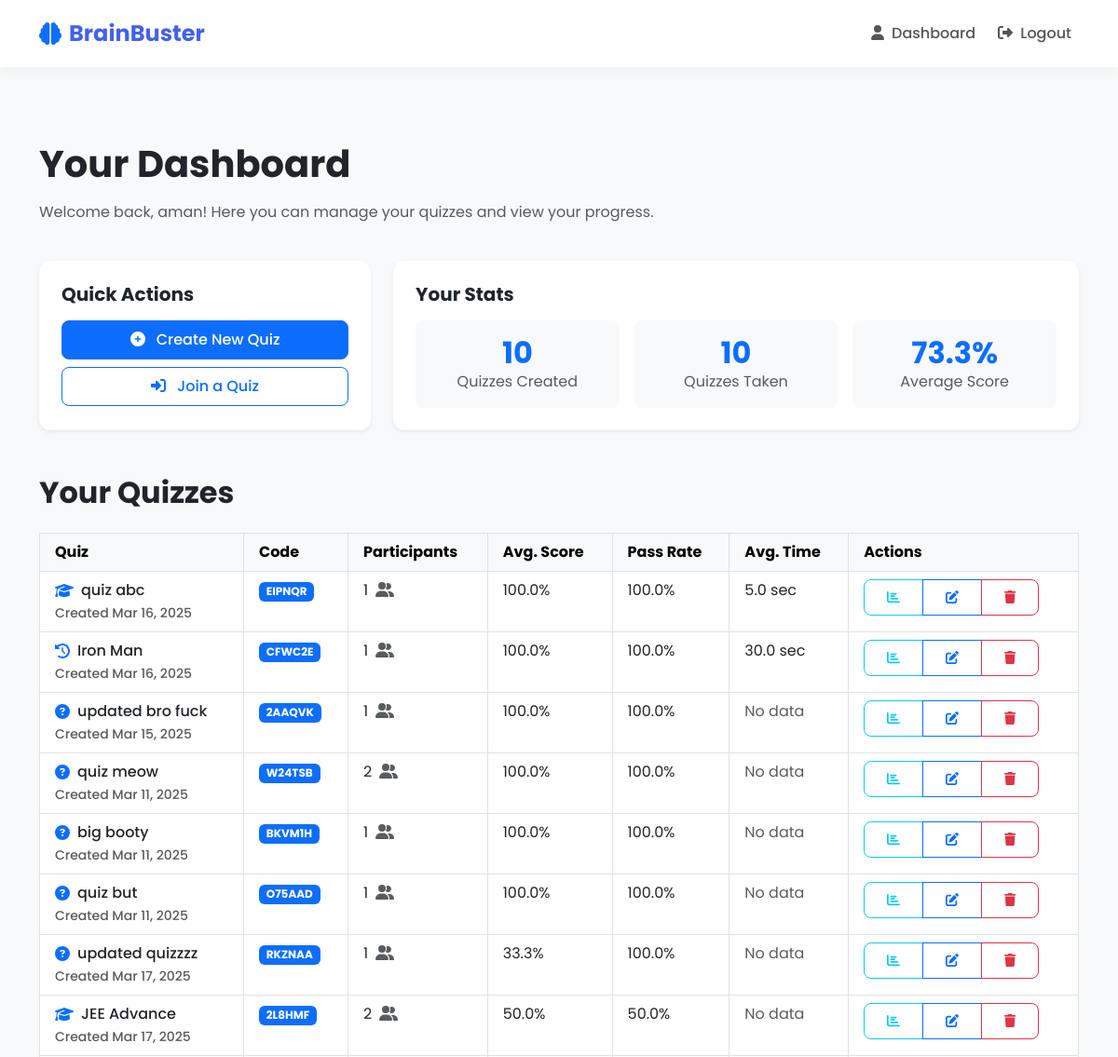
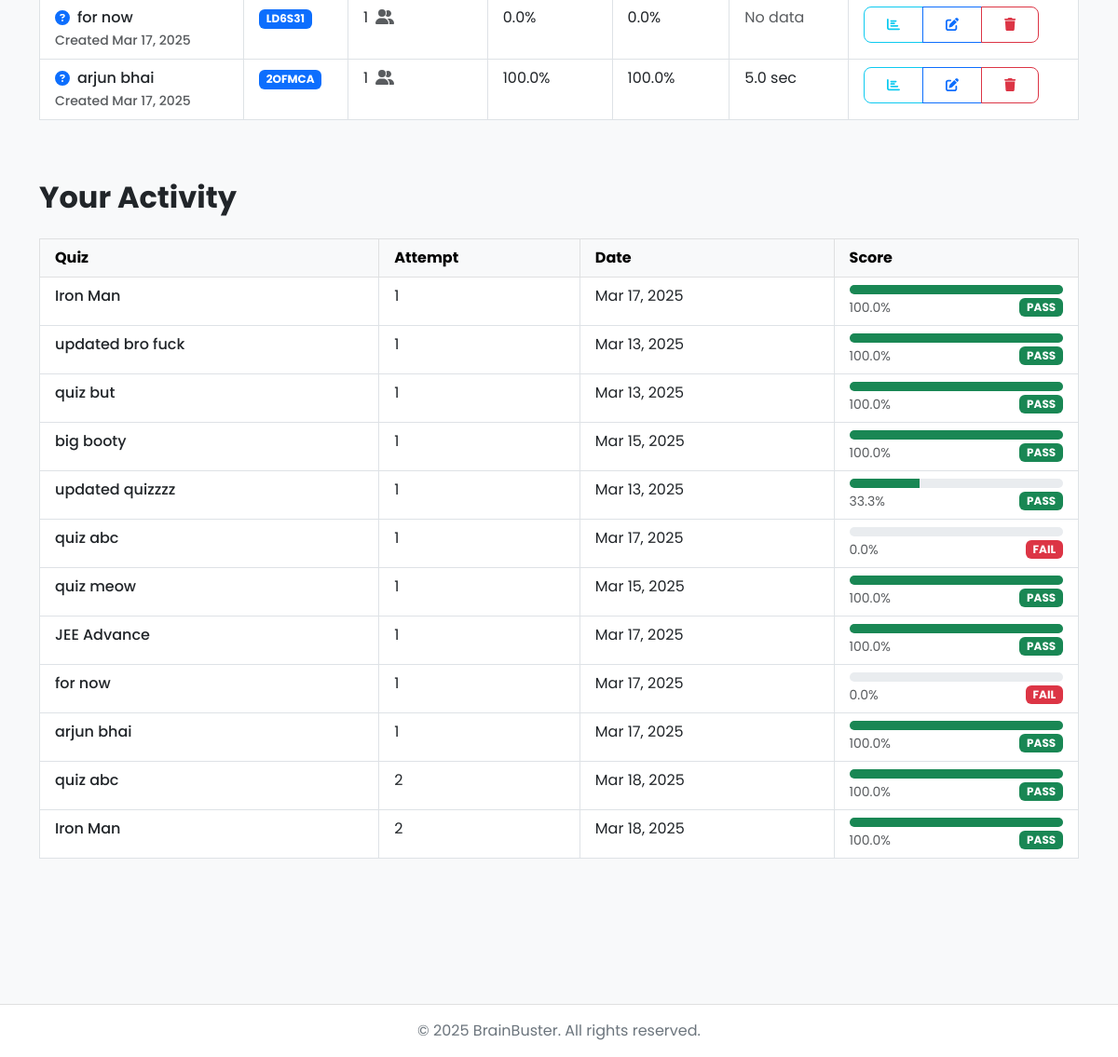
The page /quizzes/ (signed in) on the database as committed earlier (2 pictures, top to bottom).
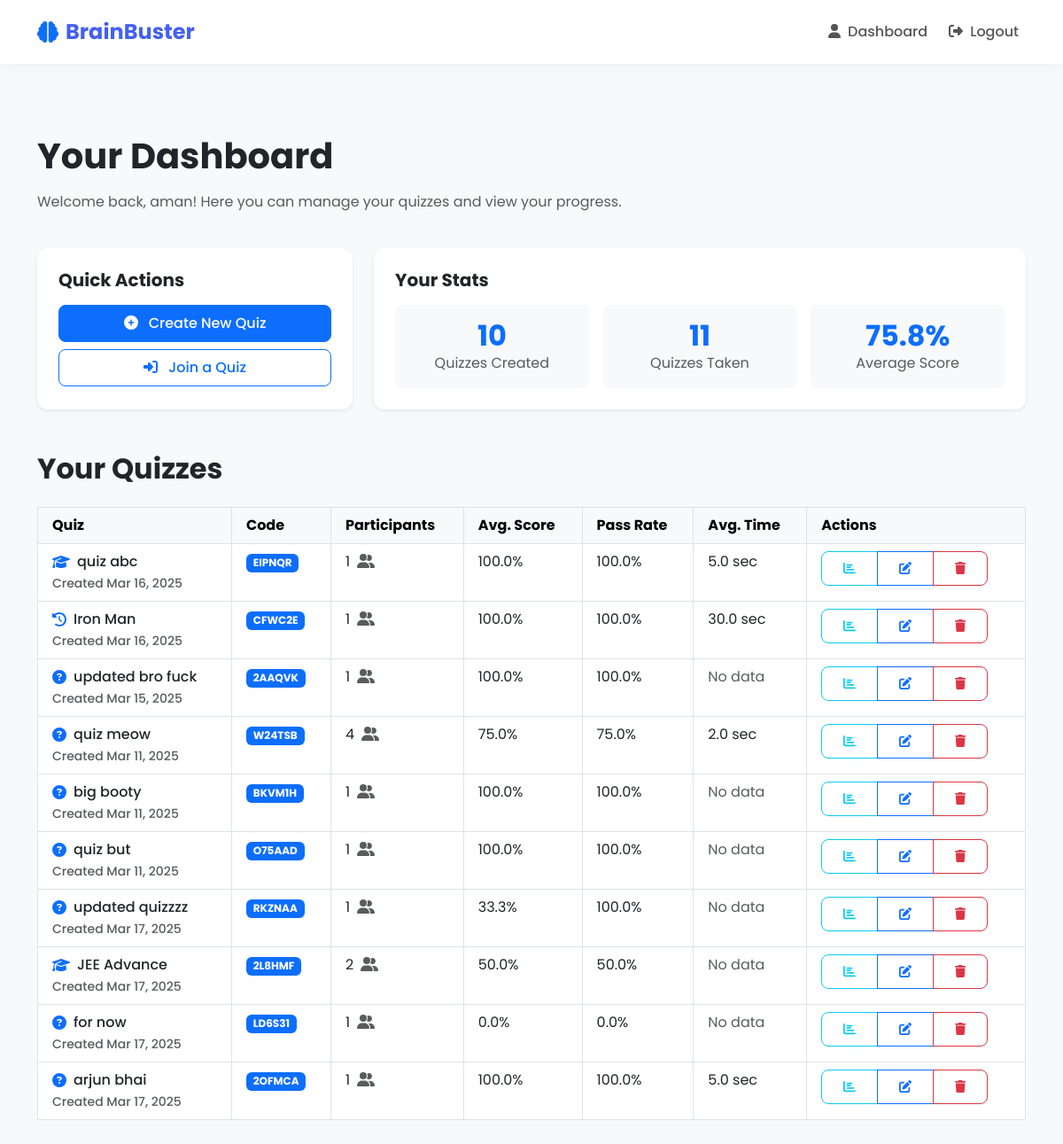
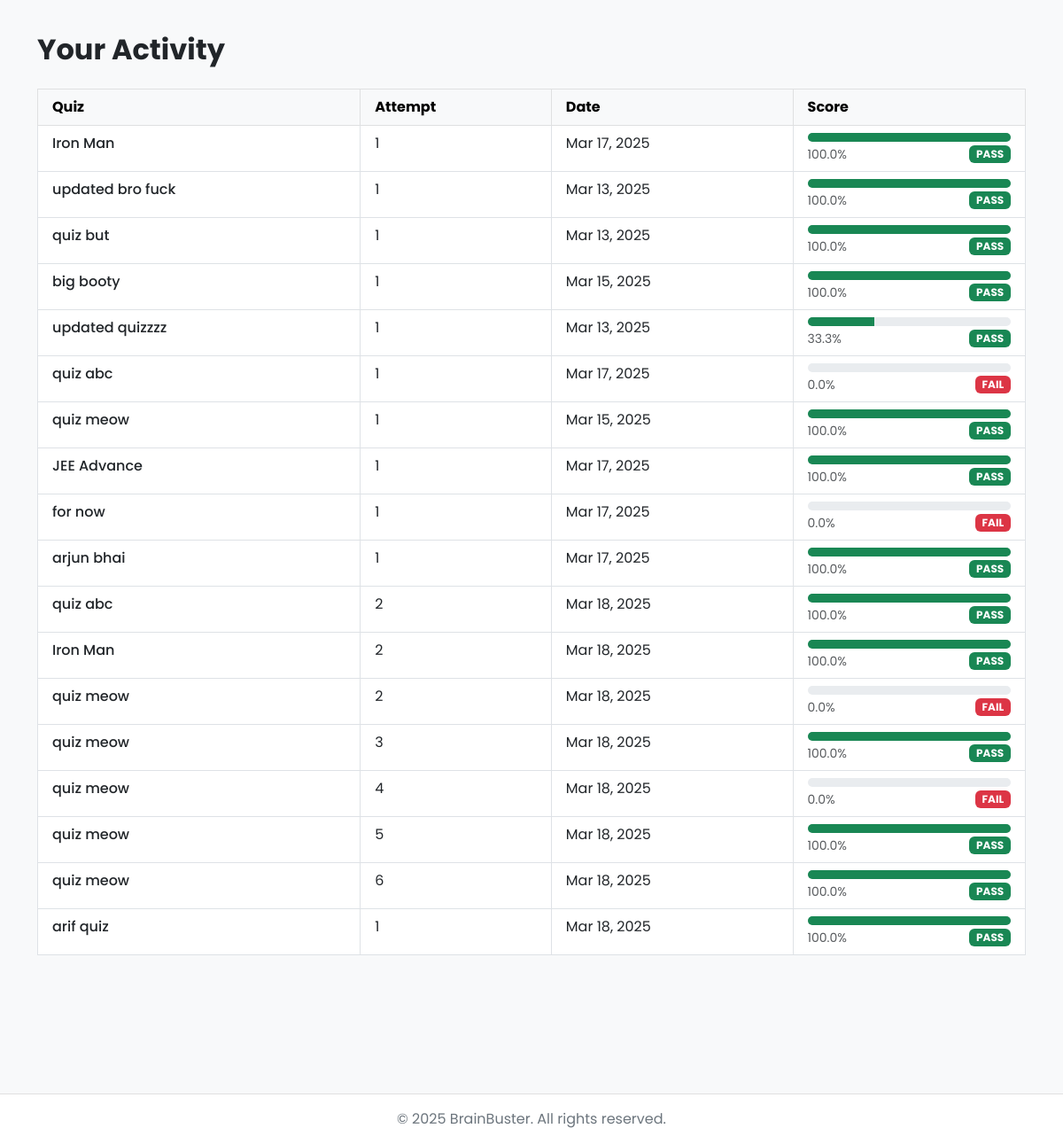
The same page on the database as committed later (2 pictures, top to bottom).
### quizzes/models.py (models this page shows, shortened)
class Quiz(models.Model):
    title = models.CharField(max_length=255)
    description = models.TextField(blank=True, null=True)
    icon = models.CharField(max_length=50, default="question-circle")
    code = models.CharField(max_length=10, unique=True, default=generate_unique_code)
    created_by = models.ForeignKey(User, on_delete=models.CASCADE, related_name='quizzes')
    created_at = models.DateTimeField(auto_now=True)
    time_limit_per_question = models.IntegerField(help_text="Time limit in seconds", default=30)
    minimum_score_percentage = models.IntegerField(help_text="Minimum score required to pass (%)", default=60)

class Participation(models.Model):
    user = models.ForeignKey(User, on_delete=models.CASCADE, related_name='participations')
    quiz = models.ForeignKey(Quiz, on_delete=models.CASCADE, related_name='participations')
    score = models.FloatField(default=0.0)
    submitted_at = models.DateTimeField(auto_now=True)
    total_time_taken = models.IntegerField(default=0, help_text="Total time taken for the quiz in seconds")
    attempt_number = models.IntegerField(default=1, help_text="The attempt number for this user on this quiz")

### quizzes/views.py (the view)
# urls.py: path('', views.dashboard, name='quiz_dashboard'),
@login_required
def dashboard(request):
    created_quizzes = Quiz.objects.filter(created_by=request.user)
    all_participated_quizzes = request.user.participations.all().select_related('quiz')
    unique_quizzes = {}
    for participation in all_participated_quizzes:
        quiz_id = participation.quiz.id
        if quiz_id not in unique_quizzes:
            unique_quizzes[quiz_id] = participation
    participated_quizzes = list(unique_quizzes.values())
    total_score = sum(p.score for p in participated_quizzes if p.score is not None)
    total_quizzes = len(participated_quizzes)
    average_score = round(total_score / total_quizzes, 1) if total_quizzes > 0 else 0
    for quiz in created_quizzes:
        all_participations = list(quiz.participations.all().select_related('user').order_by('user__id', '-submitted_at'))
        unique_users = {}
        for participation in all_participations:
            user_id = participation.user.id
            if user_id not in unique_users:
                unique_users[user_id] = participation
        participations = list(unique_users.values())
        quiz.total_participants = len(participations)
        if quiz.total_participants > 0:
            quiz.avg_score = round(sum(p.score for p in participations) / quiz.total_participants, 1)
            passing_participants = sum(1 for p in participations if p.score >= quiz.minimum_score_percentage)
            quiz.pass_rate = round((passing_participants / quiz.total_participants) * 100, 1)
            total_time = sum(p.total_time_taken for p in participations if p.total_time_taken is not None)
            quiz.avg_time = round(total_time / quiz.total_participants, 1)
        else:
            quiz.avg_score = 0
            quiz.pass_rate = 0
            quiz.avg_time = 0
    return render(request, 'quizzes/dashboard.html', {
        'created_quizzes': created_quizzes,
        'participated_quizzes': participated_quizzes,
        'average_score': average_score,
        'total_quizzes': total_quizzes,
    })

### templates/quizzes/dashboard.html (shortened to what this page needs)
{% extends 'base.html' %}
{% block content %}
<div class="container py-5">
    <div class="row mb-4">
        <div class="col-12">
            <h1 class="fw-bold mb-3">Your Dashboard</h1>
            <p class="text-muted">Welcome back, {{ user.username }}! Here you can manage your quizzes and view your progress.</p>
        </div>
    </div>
    <div class="row g-4">
        <div class="col-md-4">
            <div class="card h-100 shadow-sm border-0">
                <div class="card-body p-4">
                    <h5 class="card-title fw-bold mb-3">Quick Actions</h5>
                    <div class="d-grid gap-2">
                        <a href="{% url 'create_quiz' %}" class="btn btn-primary">
                            <i class="fas fa-plus-circle me-2"></i> Create New Quiz
                        </a>
                        <a href="{% url 'join_quiz' %}" class="btn btn-outline-primary">
                            <i class="fas fa-sign-in-alt me-2"></i> Join a Quiz
                        </a>
                    </div>
                </div>
            </div>
        </div>
        <div class="col-md-8">
            <div class="card h-100 shadow-sm border-0">
                <div class="card-body p-4">
                    <h5 class="card-title fw-bold mb-3">Your Stats</h5>
                    <div class="row g-3 text-center">
                        <div class="col-4">
                            <div class="p-3 bg-light rounded-3">
                                <h2 class="text-primary fw-bold mb-0">{{ created_quizzes.count }}</h2>
                                <p class="text-muted mb-0">Quizzes Created</p>
                            </div>
                        </div>
                        <div class="col-4">
                            <div class="p-3 bg-light rounded-3">
                                <h2 class="text-primary fw-bold mb-0">{{ total_quizzes }}</h2>
                                <p class="text-muted mb-0">Quizzes Taken</p>
                            </div>
                        </div>
                        <div class="col-4">
                            <div class="p-3 bg-light rounded-3">
                                <h2 class="text-primary fw-bold mb-0">{{ average_score|floatformat:1 }}%</h2>
                                <p class="text-muted mb-0">Average Score</p>
                            </div>
                        </div>
                    </div>
                </div>
            </div>
        </div>
    </div>
    <div class="row mt-5">
        <div class="col-12">
            <h2 class="fw-bold mb-4">Your Quizzes</h2>
            {% if created_quizzes %}
                <div class="table-responsive">
                    <table class="table table-hover table-bordered">
                        <thead class="table-light">
                            <tr>
                                <th class="border-bottom px-3 py-2">Quiz</th>
                                <th class="border-bottom px-3 py-2">Code</th>
                                <th class="border-bottom px-3 py-2">Participants</th>
                                <th class="border-bottom px-3 py-2">Avg. Score</th>
                                <th class="border-bottom px-3 py-2">Pass Rate</th>
                                <th class="border-bottom px-3 py-2">Avg. Time</th>
                                <th class="border-bottom px-3 py-2">Actions</th>
                            </tr>
                        </thead>
                        <tbody>
                            {% for quiz in created_quizzes %}
                            <tr>
                                <td class="fw-medium border-bottom px-3 py-2">
                                    <div class="d-flex align-items-center">
                                        <i class="fas fa-{{ quiz.icon|default:'question-circle' }} text-primary me-2"></i>
                                        {{ quiz.title }}
                                    </div>
                                    <small class="text-muted">Created {{ quiz.created_at|date:"M d, Y" }}</small>
                                </td>
                                <td class="border-bottom px-3 py-2"><span class="badge bg-primary">{{ quiz.code }}</span></td>
                                <td class="border-bottom px-3 py-2">
                                    {{ quiz.total_participants }}
                                    <i class="fas fa-user-friends ms-1 text-muted"></i>
                                </td>
                                <td class="border-bottom px-3 py-2">
                                    {% if quiz.total_participants > 0 %}
                                        {{ quiz.avg_score|floatformat:1 }}%
                                    {% else %}
                                        <span class="text-muted">No data</span>
                                    {% endif %}
                                </td>
                                <td class="border-bottom px-3 py-2">
                                    {% if quiz.total_participants > 0 %}
                                        {{ quiz.pass_rate|floatformat:1 }}%
                                    {% else %}
                                        <span class="text-muted">No data</span>
                                    {% endif %}
                                </td>
                                <td class="border-bottom px-3 py-2">
                                    {% if quiz.avg_time > 0 %}
                                        {{ quiz.avg_time|floatformat:1 }} sec
                                    {% else %}
                                        <span class="text-muted">No data</span>
                                    {% endif %}
                                </td>
                                <td class="border-bottom px-3 py-2">
                                    <div class="btn-group">
                                        <a href="{% url 'quiz_stats' quiz.id %}" class="btn btn-sm btn-outline-info">
                                            <i class="fas fa-chart-bar"></i>
                                        </a>
                                        <a href="{% url 'edit_quiz' quiz.id %}" class="btn btn-sm btn-outline-primary">
                                            <i class="fas fa-edit"></i>
                                        </a>
                                        <button type="button" class="btn btn-sm btn-outline-danger delete-quiz-btn"
                                                data-bs-toggle="modal" data-bs-target="#deleteQuizModal"
                                                data-quiz-id="{{ quiz.id }}" data-quiz-title="{{ quiz.title }}">
                                            <i class="fas fa-trash"></i>
                                        </button>
                                    </div>
                                </td>
                            </tr>
                            {% endfor %}
                        </tbody>
                    </table>
                </div>
            {% endif %}
        </div>
    </div>
    <div class="row mt-5">
        <div class="col-12">
            <h2 class="fw-bold mb-4">Your Activity</h2>
            {% if user.participations.all %}
                <div class="table-responsive">
                    <table class="table table-hover table-bordered">
                        <thead class="table-light">
                            <tr>
                                <th class="px-3 py-2">Quiz</th>
                                <th class="px-3 py-2">Attempt</th>
                                <th class="px-3 py-2">Date</th>
                                <th class="px-3 py-2">Score</th>
                            </tr>
                        </thead>
                        <tbody>
                            {% for participation in user.participations.all %}
                            <tr>
                                <td class="fw-medium px-3 py-2">{{ participation.quiz.title }}</td>
                                <td class="px-3 py-2">{{ participation.attempt_number }}</td>
                                <td class="px-3 py-2">{{ participation.submitted_at|date:"M d, Y" }}</td>
                                <td class="px-3 py-2">
                                    <div class="progress" style="height: 10px;">
                                        <div class="progress-bar {% if participation.score >= participation.quiz.minimum_score_percentage %}bg-success{% else %}bg-danger{% endif %}"
                                            role="progressbar" style="width: {{ participation.score|floatformat:0 }}%;"
                                            aria-valuenow="{{ participation.score|floatformat:0 }}" aria-valuemin="0" aria-valuemax="100">
                                        </div>
                                    </div>
                                    <div class="d-flex justify-content-between align-items-center mt-1">
                                        <small class="text-muted">{{ participation.score|floatformat:1 }}%</small>
                                        <span class="badge {% if participation.score >= participation.quiz.minimum_score_percentage %}bg-success{% else %}bg-danger{% endif %}">
                                            {% if participation.score >= participation.quiz.minimum_score_percentage %}PASS{% else %}FAIL{% endif %}
                                        </span>
                                    </div>
                                </td>
                            </tr>
                            {% endfor %}
                        </tbody>
                    </table>
                </div>
            {% endif %}
        </div>
    </div>
</div>
{% endblock %}

### templates/base.html (shortened to what this page needs)
{% load static %}
<!DOCTYPE html>
<html lang="en">
<head>
    <link href="https://cdn.jsdelivr.net/npm/bootstrap@5.3.0/dist/css/bootstrap.min.css" rel="stylesheet">
    <link rel="stylesheet" href="https://cdnjs.cloudflare.com/ajax/libs/font-awesome/6.4.0/css/all.min.css">
    <link rel="stylesheet" href="{% static 'css/style.css' %}">
</head>
<body>
    <nav class="navbar navbar-expand-lg navbar-light sticky-top">
        <div class="container">
            <a class="navbar-brand" href="{% url 'home' %}">
                <i class="fas fa-brain text-primary"></i> BrainBuster
            </a>
            <div class="collapse navbar-collapse" id="navbarNav">
                <ul class="navbar-nav ms-auto">
                    {% if user.is_authenticated %}
                        <li class="nav-item me-2">
                            <a class="nav-link" href="{% url 'dashboard' %}">
                                <i class="fas fa-user me-1"></i> Dashboard
                            </a>
                        </li>
                        <li class="nav-item">
                            <a class="nav-link" href="{% url 'logout' %}">
                                <i class="fas fa-sign-out-alt me-1"></i> Logout
                            </a>
                        </li>
                    {% endif %}
                </ul>
            </div>
        </div>
    </nav>
    <div class="content-wrapper">
        {% block content %}
        {% endblock %}
    </div>
    <footer>
        <div class="container">
            <p class="mb-0">&copy; 2025 BrainBuster. All rights reserved.</p>
        </div>
    </footer>
    <div class="toast-container position-fixed bottom-0 end-0 p-3">
    </div>
</body>
</html>

### static/css/style.css (style rules this page uses)
:root { --primary: #4361ee; --secondary: #3f37c9; --accent: #4cc9f0; --light: #f8f9fa; --dark: #212529; --success: #4ade80; --warning: #fbbf24; --danger: #f87171; --info: #60a5fa; }
body { font-family: 'Poppins', sans-serif; background-color: #f8f9fa; color: var(--dark); min-height: 100vh; display: flex; flex-direction: column; }
.navbar { padding: 0.8rem 1.5rem; background-color: #ffffff; box-shadow: 0 2px 15px rgba(0, 0, 0, 0.05); }
.navbar-brand { font-weight: 700; color: var(--primary) !important; font-size: 1.5rem; display: flex; align-items: center; gap: 0.5rem; }
.nav-link { color: #555 !important; font-weight: 500; font-size: 1rem; padding: 0.5rem 1rem; border-radius: 6px; transition: all 0.2s ease; }
.content-wrapper { flex: 1; padding: 2rem 0; margin-bottom: 60px; }
footer { background-color: #ffffff; padding: 1rem 0; color: #6c757d; border-top: 1px solid #e0e0e0; text-align: center; width: 100%; }
.card { border-radius: 12px; border: none; box-shadow: 0 5px 15px rgba(0, 0, 0, 0.05); transition: transform 0.3s ease, box-shadow 0.3s ease; }
.btn { border-radius: 8px; padding: 0.5rem 1.5rem; font-weight: 500; transition: all 0.3s ease; }

### templates/base.html (style rules this page uses)
.bg-success { background-color: #198754 !important; color: white; }
.bg-danger { background-color: #dc3545 !important; color: white; }

Rows that differ between the two databases and show on the page:
shown differently, row unchanged: Quiz "quiz meow": total_participants "2" → "4"; avg_score "100.0" → "75.0"; pass_rate "100.0" → "75.0"; avg_time (not shown) → "2.0"; text "No data" → "sec"
added Participation: quiz "quiz meow", attempt_number "2", submitted_at "Mar 18, 2025", score "0.0", shows "FAIL"
added Participation: quiz "quiz meow", attempt_number "3", submitted_at "Mar 18, 2025", score "100.0", shows "PASS"
added Participation: quiz "quiz meow", attempt_number "4", submitted_at "Mar 18, 2025", score "0.0", shows "FAIL"
added Participation: quiz "quiz meow", attempt_number "5", submitted_at "Mar 18, 2025", score "100.0", shows "PASS"
added Participation: quiz "quiz meow", attempt_number "6", submitted_at "Mar 18, 2025", score "100.0", shows "PASS"
added Participation: quiz "arif quiz", attempt_number "1", submitted_at "Mar 18, 2025", score "100.0", shows "PASS"
Other text that changed with them:
{{ total_quizzes }}: "10" → "11"
{{ average_score|floatformat:1 }}: "73.3" → "75.8"
